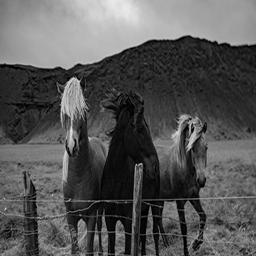
%> input picture Assignment3/20171091/20171091/my/q2/s1.jpg, 256 x 256 px
$ octave q2.m   (GNU Octave 9; MATLAB toolbox functions it lacks are replaced by stand-ins)
%> lines starting %> are read from the running program, lines starting %| are printed output that depends on the picture
I1=imread('s1.jpg');
%> I1 is the input picture: size 256x256 uint8; min 0, max 234, mean 87
I2=imread('s2.png');
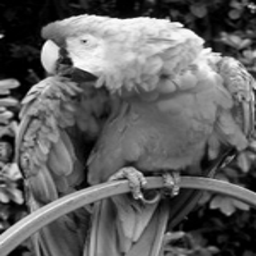
%> input picture Assignment3/20171091/20171091/my/q2/s2.png, 256 x 256 px
%> I2 is the input picture: size 256x256 uint8; min 0, max 255, mean 97

I3=fft2(I1);
I4=fft2(I2);
I5=times(I3,I4);
I6=ifft2(I5);

I7=conv2(I1,I2,'same');
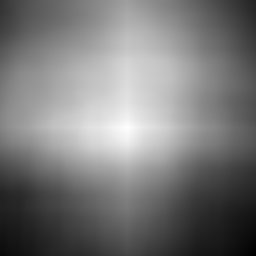
%> I7: size 256x256 double; min 98856670, max 510829894, mean 295580577.5; drawn with min black and max white

%1st_part%
imshow(mat2gray(log(abs(I6))));
figure;
imshow(mat2gray(log(abs(I7))));
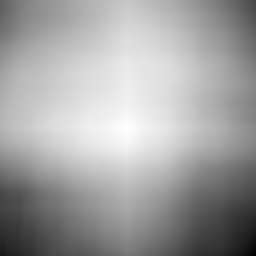
%> displayed picture: size 256x256, on the screen's scale of 0 to 255; min 0, max 255, mean 161.6

%2nd_part%
temp=I6-I7;
temp=temp.*temp;
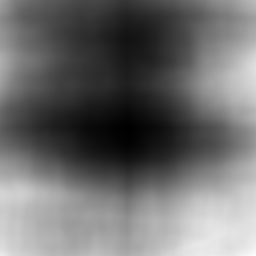
%> temp: size 256x256 double; min 1.47e+15, max 1.7e+17, mean 7.35e+16; drawn with min black and max white
temp=mean(mean(temp));
%> temp = 7.35e+16
disp("error before padding");
disp(temp);
%| 7.3451e+16

%3rd_part%

%padding%
I11=padarray(I1,[255 255],'post');
%I11=padarray(I11,[128 128],'post');
I21=padarray(I2,[255 255],'post');
%I21=padarray(I21,[128 128],'post');

%calculating again%
I3=fft2(I11);
I4=fft2(I21);
I5=times(I3,I4);
I6=ifft2(I5);
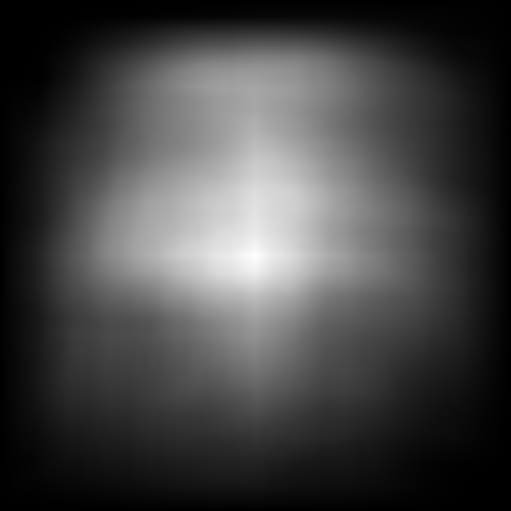
%> I6: size 511x511 double; min -5.7e-08, max 510829894, mean 138878063.9; drawn with min black and max white

I7=conv2(I1,I2);
%> I7: size 511x511 double

temp=I6-I7;
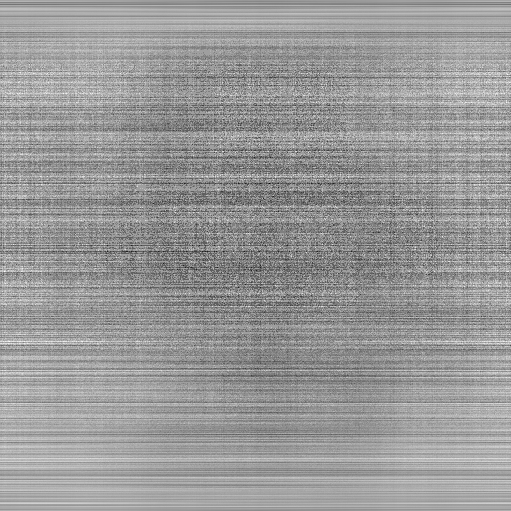
%> temp: size 511x511 double; min -2.98e-07, max 1.8e-07, mean -1.13e-08; drawn with min black and max white
temp=temp.*temp;
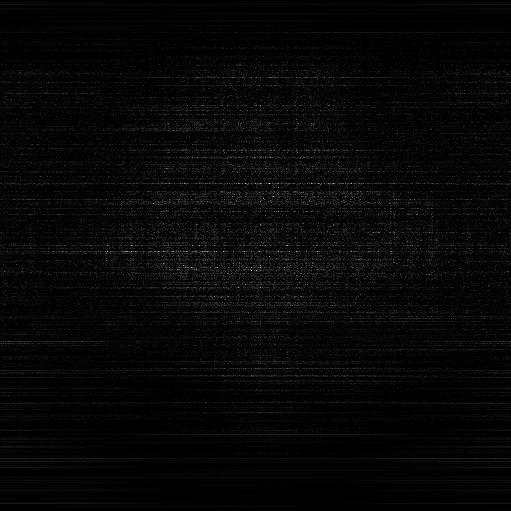
%> temp: size 511x511 double; min 0, max 8.88e-14, mean 2.4e-15; drawn with min black and max white
temp=mean(mean(temp));
%> temp = 2.4e-15
disp("error after padding");
disp(temp);
%| 2.3959e-15
